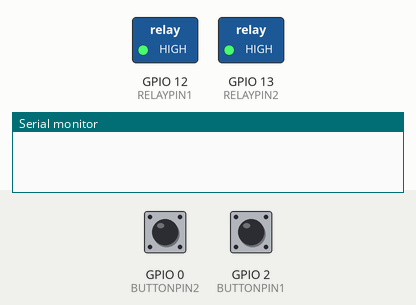
The sketch below on a simulated ESP8266 (NodeMCU). Parts: switched loads named in the sketch (green lamp = pin HIGH), the last lines printed to the serial monitor. The test bench sets the inputs (shaded band); at power-on: GPIO 0 (BUTTONPIN2) HIGH, GPIO 2 (BUTTONPIN1) HIGH. EEPROM starts erased.

Above: at 1.2 s.
1.3 s: GPIO 0 (BUTTONPIN2) pulled LOW for 0.15 s
At 2.0 s:
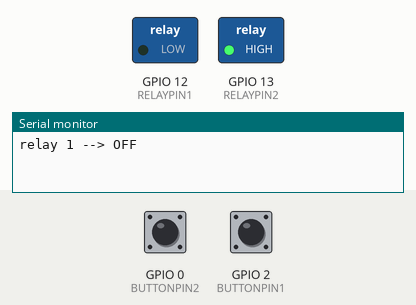
2.9 s: GPIO 2 (BUTTONPIN1) pulled LOW for 0.15 s
At 3.2 s:
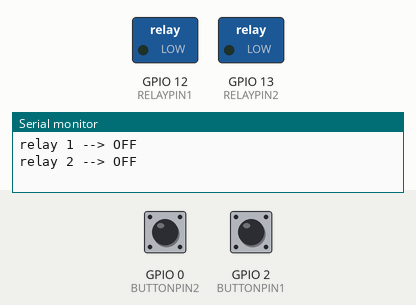
4.5 s: GPIO 0 (BUTTONPIN2) pulled LOW for 1 s
At 5.6 s:
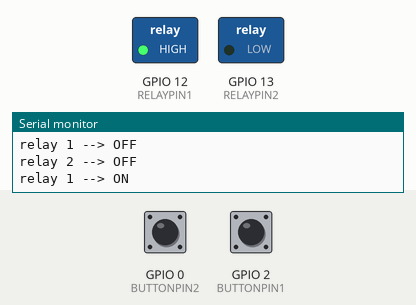
7.0 s: GPIO 0 (BUTTONPIN2) pulled LOW for 3.2 s
At 7.5 s:
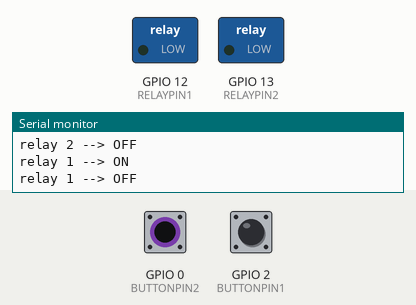
11.7 s: GPIO 2 (BUTTONPIN1) pulled LOW for 1 s
At 12.3 s:
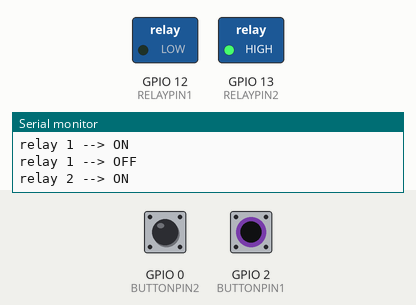
Timing chart, 0 to 14.7 s (numbered marks = the images above; inputs shaded):
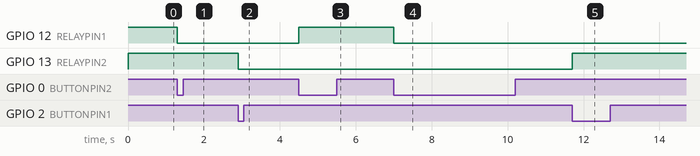

The sketch:

Lab01_PieSwitch_Offline.ino
```cpp
/*  Simple PieRelay Offline version  */

#include "PieRelay.h"

#define RELAYPIN1  12		  // PIN of the relay 1
#define RELAYPIN2  13		  // PIN of the relay 2
#define BUTTONPIN1 2		  // PIN of the button 1
#define BUTTONPIN2 0		  // PIN of the button 2
PieRelay *sw1, *sw2;		  // switch variables

void stateChange(int relayID, int type, int state) {
    Serial.print("relay "); Serial.print(relayID); Serial.print(" --> ");
    Serial.println(state?"ON":"OFF");
}

void setup() {
    Serial.begin(115200);

    // create a switch 1 which binds replay 1 with button 1
    sw1 = new PieRelay(1, RELAYPIN1, BUTTONPIN1);

    // create a switch 1 which binds replay 1 with button 1
    sw2 = new PieRelay(2, RELAYPIN2, BUTTONPIN2);

     // set callback function for switch 1
    sw1->setCallback(STATECHANGE, stateChange);


     // set callback function for switch 2
    sw2->setCallback(STATECHANGE, stateChange);
}

void loop() {
    delay(1000);
}
```

PieRelay.cpp
```cpp
#include "PieRelay.h"

int swcount = 0;
PieRelay *sw[MAXRELAY];

void onButtonPressed(void) {
  int i;
  for (i=0;i<swcount;i++) {
    if (millis() - sw[i]->lastPressed > BUTTONLOCKMS) {
      if (digitalRead(sw[i]->buttonPin) == HIGH) {
        sw[i]->lastPressed = millis();
        if (sw[i]->cb_statechange) {
          sw[i]->state = sw[i]->state?0:1;
          EEPROM.write(EEPROM_OFFSET+sw[i]->channel, sw[i]->state);
          EEPROM.commit();
          digitalWrite(sw[i]->relayPin, sw[i]->state);
          sw[i]->cb_statechange(sw[i]->channel, STATECHANGE, sw[i]->state);
          return;
        }
      }
    }
  }
}

int PieRelay::getState() {
  return this->state;
}

void PieRelay::setState(int state) {
  this->state = state;
  EEPROM.write(EEPROM_OFFSET+this->channel, this->state);
  EEPROM.commit();
  digitalWrite(this->relayPin, this->state);
  this->cb_statechange(this->channel, STATECHANGE, this->state);
}

PieRelay::PieRelay(int channel, int relayPin, int buttonPin) {
  if (swcount >= MAXRELAY) return;

  sw[swcount++] = this;
  this->channel = channel;
  this->relayPin = relayPin;
  this->buttonPin = buttonPin;
  this->lastPressed = 0;
  this->cb_statechange = NULL;

  EEPROM.begin(512);

  pinMode(relayPin, OUTPUT);
  pinMode(buttonPin, INPUT);

  this->state = EEPROM.read(EEPROM_OFFSET+this->channel);
  digitalWrite(this->relayPin, this->state);
  attachInterrupt(buttonPin, onButtonPressed, FALLING);
}

void PieRelay::setCallback(int cbtype, void (* callback)(int, int, int)  ) {
  switch (cbtype) {
    case STATECHANGE :  this->cb_statechange = callback;
              break;
  }
}
```

PieRelay.h
```cpp
#include <stdio.h>
#include <ESP8266WiFi.h>
#include <EEPROM.h>

#define NONE         -10
#define STATECHANGE   1
#define MAXRELAY      4
#define BUTTONLOCKMS  400
#define EEPROM_OFFSET 128

class PieRelay {
  public :
    int channel;
    int state;
    int relayPin;
    int buttonPin;
    int lastPressed;
    PieRelay(int, int, int);
    void setCallback(int, void (*callback)(int, int, int));
    int getState();
    void setState(int);
    void (* cb_statechange)(int, int, int);

  private:

    //void onButtonPressed(void);

};
```

Measured:
- after the input at 1.3 s, GPIO 12 (RELAYPIN1): HIGH → LOW at once
- after the input at 2.9 s, GPIO 13 (RELAYPIN2): HIGH → LOW at once
- after the input at 4.5 s, GPIO 12 (RELAYPIN1): LOW → HIGH at once
- after the input at 7.0 s, GPIO 12 (RELAYPIN1): HIGH → LOW at once
- after the input at 11.7 s, GPIO 13 (RELAYPIN2): LOW → HIGH at once
